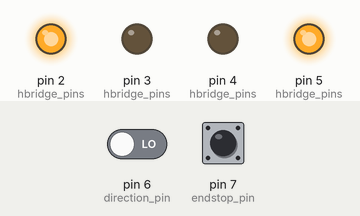
Recording of a sketch running on a simulated Arduino Uno, built with avr-gcc and run on an emulated ATmega328P. Shown: output pins drawn as LEDs (lit = HIGH). Inputs (shaded band) come from the test bench; at power-on: pin 6 (direction_pin) LOW, pin 7 (endstop_pin) LOW.

Above: at 1.2 s.
1.3 s: pin 6 (direction_pin) driven HIGH
At 2.5 s:
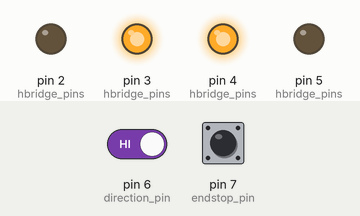
2.8 s: pin 7 (endstop_pin) pulled HIGH for 0.15 s
At 2.87 s:
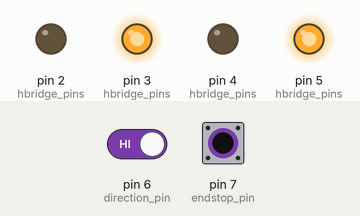
4.4 s: pin 7 (endstop_pin) pulled HIGH for 3.2 s
At 8.8 s:
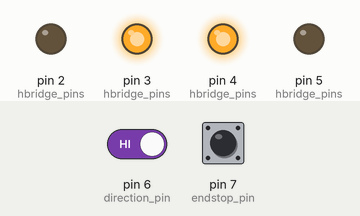
9.1 s: pin 6 (direction_pin) driven LOW
At 9.7 s:
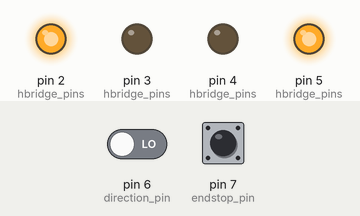
Timing chart, 0 to 11.6 s (numbered marks = the images above; inputs shaded):
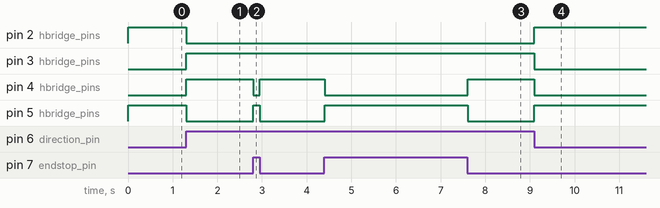

Measured:
- after the input at 1.3 s, pin 2 (hbridge_pins), pin 5 (hbridge_pins): HIGH → LOW at once; pin 3 (hbridge_pins), pin 4 (hbridge_pins): LOW → HIGH at once
- after the input at 2.8 s, pin 4 (hbridge_pins): HIGH → LOW at once, → HIGH 0.15 s later; pin 5 (hbridge_pins): LOW → HIGH at once, → LOW 0.15 s later
- after the input at 4.4 s, pin 4 (hbridge_pins): HIGH → LOW at once, → HIGH 3.2 s later; pin 5 (hbridge_pins): LOW → HIGH at once, → LOW 3.2 s later
- after the input at 9.1 s, pin 2 (hbridge_pins), pin 5 (hbridge_pins): LOW → HIGH at once; pin 3 (hbridge_pins), pin 4 (hbridge_pins): HIGH → LOW at once

The sketch:

MotorDriverTest.ino
```cpp
struct Config {
  // Using a plain H-bridge with control over individual transistors
  // Active high. Order: A-high, B-high, A-low, B-low
  // Example, http://www.bristolwatch.com/ele2/npn.htm
  const int8_t hbridge_pins[4] = { 2, 3, 4, 5 };
  const int8_t direction_pin = 6;
  const int8_t endstop_pin = 7; // Normally-closed
};

enum MotorState {
  Idle = 0,
  Forward,
  Backward,
  Brake,
  States,
};

static const bool HBridgeLogic[4][States] = {
  { 0, 0, 0, 0 }, // Idle
  { 0, 1, 1, 0 }, // Forward
  { 1, 0, 0, 1 }, // Backward
  { 0, 1, 0, 1 }, // Brake
};

Config config;

void setup() {
  for (int i=0; i<4; i++) {
    const auto pin = config.hbridge_pins[i];
    pinMode(pin, OUTPUT);
  }
  Serial.begin(9600);
}

void setBridge(MotorState state) {
  const auto setting = HBridgeLogic[state];

  for (int i=0; i<4; i++) {
    const auto pin = config.hbridge_pins[i];
    digitalWrite(pin, setting[i]);
  }
}

void loop() {

  const bool endstopHit = digitalRead(config.endstop_pin);
  const MotorState direction = digitalRead(config.direction_pin) ? Forward : Backward;

  MotorState motor = Idle;
  if (endstopHit) {
    motor = Brake;
  } else {
    motor = direction;
  }

  setBridge(motor);
  delay(10);
}
```
